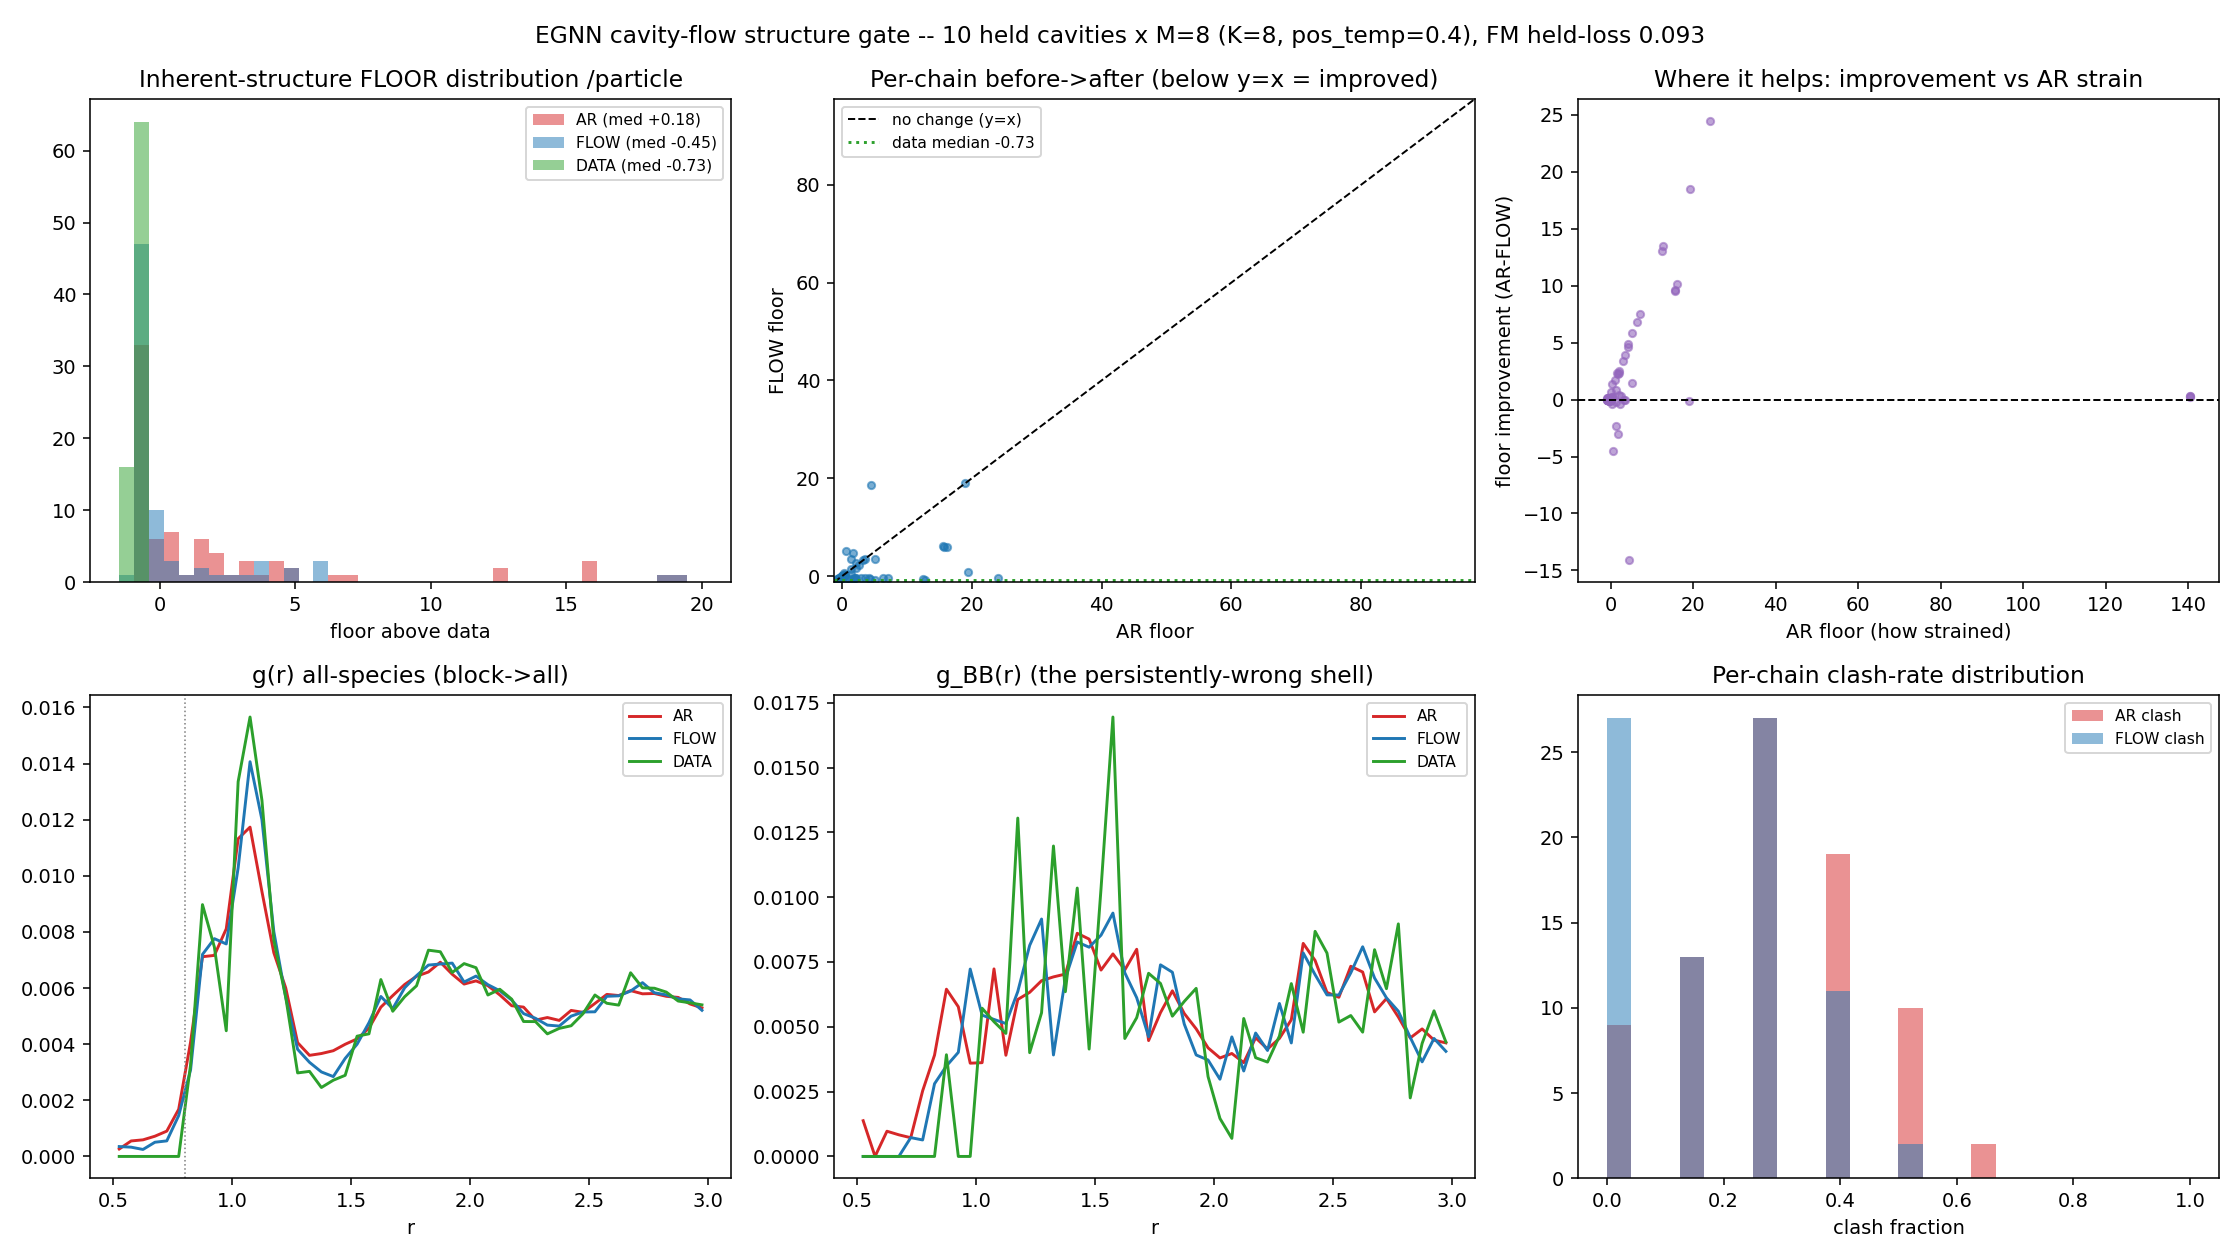

Generate this figure with Python:
"""TASK 6 structure-fix gate -- DISTRIBUTION version (per user directive: never judge by a single
number/median; plot the full distribution + structural statistics).

Collects the FULL per-(cavity,chain) population for AR / FLOW / DATA blocks and saves + plots:
  (1) inherent-structure FLOOR distribution (overlaid histograms) -- the make-or-break structural metric;
  (2) per-chain before->after floor scatter (x=AR floor, y=FLOW floor; below y=x = improved) -- shows the
      WHERE-IT-HELPS-vs-HURTS structure a median erases;
  (3) g(r) (all) and g_BB(r) curves for AR / FLOW / DATA -- peak location/height/shape;
  (4) clash-rate, cross-chain diversity, and raw dE distributions.
Held reference chains only (zero leakage), K=8, pos_temp=0.4. Saves the raw population to a .pt.
"""
import torch, numpy as np
import matplotlib
matplotlib.use("Agg")
import matplotlib.pyplot as plt
from liquid_coupling_flow.ka3d_ebm_batched import KA3DScaffoldEBMBatched
from liquid_coupling_flow.ka3d_cavity_egnn import CavityBlockFlow
from liquid_coupling_flow.ka3d_scaffold_ar import label_to_scaffold, fixed_ball_scaffold
from liquid_coupling_flow.ka3d_cavity_ar import _mic
from liquid_coupling_flow.ka3d_cavity_carve import carve
from liquid_coupling_flow.ka_energy import ka_energy

dev = "cuda"; RCTX = 2.5; BIGL = 100.0; K = 8; M = 8; POS_TEMP = 0.4; N_CAGE = 48; DUMMY_R = 50.0
FLOW_CKPT = "liquid_coupling_flow/artifacts/ka3d_cavity_egnn_flow_best.pt"


def fixed_size_cage(cage_x, sp_cage, centroid, n_cage):
    Mn, m = cage_x.shape[0], cage_x.shape[1]
    if m >= n_cage:
        idx = torch.topk((cage_x[0] - centroid).norm(dim=-1), n_cage, largest=False).indices
        return cage_x[:, idx], sp_cage[:, idx]
    pad = n_cage - m
    dpos = torch.tensor([DUMMY_R, 0., 0.], device=dev, dtype=cage_x.dtype)[None, None].expand(Mn, pad, 3)
    return torch.cat([cage_x, dpos], 1), torch.cat([sp_cage, torch.zeros(Mn, pad, dtype=sp_cage.dtype, device=dev)], 1)


def local_cage(cage_x, cage_s, centroid, rmax=5.0):
    keep = (cage_x[0] - centroid).norm(dim=-1) < rmax
    return cage_x[:, keep], cage_s[:, keep]


def block_E(xb, sb, cage_x, cage_s):
    allx = torch.cat([xb, cage_x], 1).double(); alls = torch.cat([sb, cage_s], 1)
    return ka_energy(allx, alls.long(), BIGL)


def lbfgs_floor(xb0, sb, cage_x, cage_s, iters=80):
    x = xb0.clone().detach().requires_grad_(True)
    opt = torch.optim.LBFGS([x], lr=0.3, max_iter=iters, line_search_fn="strong_wolfe", tolerance_grad=1e-6)

    def closure():
        opt.zero_grad(); e = block_E(x, sb, cage_x, cage_s).sum(); e.backward(); return e
    opt.step(closure)
    with torch.no_grad():
        return block_E(x, sb, cage_x, cage_s)                                   # [M]


def clash_per_chain(xb, cage_x, cut=0.8):
    Kk = xb.shape[1]; allx = torch.cat([xb, cage_x], 1)
    dm = torch.cdist(xb, allx); dm[:, torch.arange(Kk), torch.arange(Kk)] = 9.0
    return (dm.min(2).values < cut).float().mean(1).cpu().numpy()                # [M] per-chain clash frac


def rdf_accum(bx, bs, cage_x, cage_s, r_edges, spec=None):
    """Accumulate block-particle -> {block+cage} pair-distance counts (optionally same-species) into r_edges bins."""
    counts = np.zeros(len(r_edges) - 1)
    for m in range(bx.shape[0]):
        ax = torch.cat([bx[m], cage_x[m]]); asp = torch.cat([bs[m], cage_s[m]])
        src = bx[m] if spec is None else bx[m][bs[m] == spec]
        tgt = ax if spec is None else ax[asp == spec]
        if src.shape[0] == 0 or tgt.shape[0] == 0:
            continue
        d = torch.cdist(src, tgt); d = d[d > 1e-4].cpu().numpy()
        counts += np.histogram(d, bins=r_edges)[0]
    return counts


ck = torch.load(FLOW_CKPT, map_location=dev, weights_only=False); a = ck["args"]
flow = CavityBlockFlow(k=a["k"], n_cage=a["n_cage"], r_c=a.get("r_c", 2.5), hidden_nf=a["hidden_nf"],
                       n_layers=a["n_layers"], n_species=2, max_neighbors=a["max_neighbors"]).to(dev).double()
flow.load_state_dict(ck["state_dict"]); flow.eval()
print(f"flow step {ck['step']} held_fm {ck['held_loss']:.4f}", flush=True)
ar_ck = torch.load("liquid_coupling_flow/artifacts/ka3d_cavity_ebm3ax_rho115_best.pt", map_location=dev, weights_only=False)
ar = KA3DScaffoldEBMBatched(cat_bins=128, cat_range=2.5).to(dev)
ar.load_state_dict(ar_ck["state_dict"], strict=False); ar.eval(); ar.use_frame = False
d = torch.load("liquid_coupling_flow/artifacts/ka3d_dataset_N4096_T0.5_rho1.15.pt", map_location=dev, weights_only=False)
X, S, L = d["x"].to(dev).float(), d["s"].to(dev).long(), float(d["L"])
gen = torch.Generator(device=dev).manual_seed(0)

pop = {k: [] for k in ["fl_ar", "fl_flow", "fl_data", "dE_ar", "dE_flow", "cl_ar", "cl_flow"]}
div = {"ar": [], "flow": []}
r_edges = np.linspace(0.5, 3.0, 51); rc = 0.5 * (r_edges[:-1] + r_edges[1:])
gr = {f"{g}_{s}": np.zeros(len(rc)) for g in ("ar", "flow", "data") for s in ("all", "bb")}
ncav = 0
for ci in range(16):
    c = torch.rand(3, generator=gen, device=dev) * L; p = carve(X[ci], S[ci], c, 2.0, L)
    if p["n_in"] < K + 6:
        continue
    xo, so, _ = label_to_scaffold(_mic(p["x_in"], c, L), p["s_in"], 2.0)
    xout = _mic(p["x_out"], c, L); bm = xout.norm(dim=-1) < (2.0 + RCTX); bnd, sb = xout[bm], p["s_out"][bm]
    n = xo.shape[0]; anch = fixed_ball_scaffold(n, 2.0, dev); seed = int(torch.randint(n, (), generator=gen, device=dev))
    block_mask = torch.zeros(n, dtype=torch.bool, device=dev)
    block_mask[(anch - anch[seed]).norm(dim=-1).topk(K, largest=False).indices] = True
    xo_b = xo[None].expand(M, n, 3).contiguous(); so_b = so[None].expand(M, n).contiguous()
    xo_ar, so_ar, logq_ar = ar.sample_block_b(xo_b, so_b, block_mask, bnd, sb, 2.0, gen=gen, pos_temp=POS_TEMP)
    ar_blk = xo_ar[:, block_mask]; sp_blk = so_ar[:, block_mask]
    cage_full = torch.cat([bnd[None].expand(M, -1, -1), xo_ar[:, ~block_mask]], 1)
    cage_s_full = torch.cat([sb[None].expand(M, -1), so_ar[:, ~block_mask]], 1)
    centroid = xo[block_mask].mean(0)
    cage_en, cage_s_en = local_cage(cage_full, cage_s_full, centroid)
    cage_fix, cage_s_fix = fixed_size_cage(cage_full, cage_s_full, centroid, N_CAGE)
    flow_blk = flow.composed_logq(ar_blk.double(), logq_ar.double(), cage_fix.double(), sp_blk, cage_s_fix, R=2.0)[0].float()
    data_blk = xo[None, block_mask].expand(M, K, 3).contiguous(); data_s = so[None, block_mask].expand(M, K)
    Ed = block_E(data_blk, data_s, cage_en, cage_s_en).mean().item()
    pop["fl_ar"] += (((lbfgs_floor(ar_blk, sp_blk, cage_en, cage_s_en) - Ed) / K).cpu().tolist())
    pop["fl_flow"] += (((lbfgs_floor(flow_blk, sp_blk, cage_en, cage_s_en) - Ed) / K).cpu().tolist())
    pop["fl_data"] += (((lbfgs_floor(data_blk, data_s, cage_en, cage_s_en) - Ed) / K).cpu().tolist())
    pop["dE_ar"] += (((block_E(ar_blk, sp_blk, cage_en, cage_s_en) - Ed) / K).cpu().tolist())
    pop["dE_flow"] += (((block_E(flow_blk, sp_blk, cage_en, cage_s_en) - Ed) / K).cpu().tolist())
    pop["cl_ar"] += clash_per_chain(ar_blk, cage_en).tolist()
    pop["cl_flow"] += clash_per_chain(flow_blk, cage_en).tolist()

    def xdiv(bx):
        return [float((torch.cdist(bx[i], bx[j]).min(1).values < 0.3).float().mean()) for i in range(M) for j in range(i + 1, M)]
    div["ar"] += xdiv(ar_blk); div["flow"] += xdiv(flow_blk)
    for tag, bx, bs in (("ar", ar_blk, sp_blk), ("flow", flow_blk, sp_blk), ("data", data_blk, data_s)):
        gr[f"{tag}_all"] += rdf_accum(bx, bs, cage_en, cage_s_en, r_edges, None)
        gr[f"{tag}_bb"] += rdf_accum(bx, bs, cage_en, cage_s_en, r_edges, 1)
    ncav += 1
    print(f"  cav {ncav} done (pop so far {len(pop['fl_ar'])})", flush=True)
    if ncav >= 10:
        break

torch.save({"pop": pop, "div": div, "gr": gr, "rc": rc, "ncav": ncav, "K": K, "pos_temp": POS_TEMP},
           "liquid_coupling_flow/artifacts/gate_structure_pop.pt")

# ---- PLOTS ----
fig, ax = plt.subplots(2, 3, figsize=(16, 9))
fa, ff, fd = np.array(pop["fl_ar"]), np.array(pop["fl_flow"]), np.array(pop["fl_data"])
b = np.linspace(min(fa.min(), ff.min(), fd.min()) - 0.5, np.percentile(np.r_[fa, ff], 95) + 1, 40)
ax[0, 0].hist(fa, b, alpha=0.5, label=f"AR (med {np.median(fa):+.2f})", color="tab:red")
ax[0, 0].hist(ff, b, alpha=0.5, label=f"FLOW (med {np.median(ff):+.2f})", color="tab:blue")
ax[0, 0].hist(fd, b, alpha=0.5, label=f"DATA (med {np.median(fd):+.2f})", color="tab:green")
ax[0, 0].set_title("Inherent-structure FLOOR distribution /particle"); ax[0, 0].set_xlabel("floor above data"); ax[0, 0].legend(fontsize=8)

ax[0, 1].scatter(fa, ff, s=14, alpha=0.6)
lim = [min(fa.min(), ff.min()) - 0.3, max(np.percentile(fa, 97), np.percentile(ff, 97)) + 0.3]
ax[0, 1].plot(lim, lim, "k--", lw=1, label="no change (y=x)")
ax[0, 1].axhline(np.median(fd), color="tab:green", ls=":", label=f"data median {np.median(fd):+.2f}")
ax[0, 1].set_xlim(lim); ax[0, 1].set_ylim(lim); ax[0, 1].set_xlabel("AR floor"); ax[0, 1].set_ylabel("FLOW floor")
ax[0, 1].set_title("Per-chain before->after (below y=x = improved)"); ax[0, 1].legend(fontsize=8)

impr = fa - ff
ax[0, 2].scatter(fa, impr, s=14, alpha=0.6, color="tab:purple"); ax[0, 2].axhline(0, color="k", ls="--", lw=1)
ax[0, 2].set_xlabel("AR floor (how strained)"); ax[0, 2].set_ylabel("floor improvement (AR-FLOW)")
ax[0, 2].set_title("Where it helps: improvement vs AR strain")

for key, c_, lab in (("ar", "tab:red", "AR"), ("flow", "tab:blue", "FLOW"), ("data", "tab:green", "DATA")):
    norm = gr[f"{key}_all"] / max(gr[f"{key}_all"].sum(), 1)
    ax[1, 0].plot(rc, norm / (rc ** 2), c_, label=lab)
    nbb = gr[f"{key}_bb"] / max(gr[f"{key}_bb"].sum(), 1)
    ax[1, 1].plot(rc, nbb / (rc ** 2), c_, label=lab)
ax[1, 0].set_title("g(r) all-species (block->all)"); ax[1, 0].set_xlabel("r"); ax[1, 0].legend(fontsize=8); ax[1, 0].axvline(0.8, color="gray", ls=":", lw=0.8)
ax[1, 1].set_title("g_BB(r) (the persistently-wrong shell)"); ax[1, 1].set_xlabel("r"); ax[1, 1].legend(fontsize=8)

ax[1, 2].hist(pop["cl_ar"], np.linspace(0, 1, 25), alpha=0.5, label="AR clash", color="tab:red")
ax[1, 2].hist(pop["cl_flow"], np.linspace(0, 1, 25), alpha=0.5, label="FLOW clash", color="tab:blue")
ax[1, 2].set_title("Per-chain clash-rate distribution"); ax[1, 2].set_xlabel("clash fraction"); ax[1, 2].legend(fontsize=8)
fig.suptitle(f"EGNN cavity-flow structure gate -- {ncav} held cavities x M={M} (K={K}, pos_temp={POS_TEMP}), FM held-loss {ck['held_loss']:.3f}", fontsize=12)
fig.tight_layout()
out = "reports/logs-2026-07-12/gate_structure_dist.png"; fig.savefig(out, dpi=140)
print(f"\nsaved plot: {out}", flush=True)
print(f"floor: AR med {np.median(fa):+.2f} [{np.percentile(fa,25):+.2f},{np.percentile(fa,75):+.2f}]  "
      f"FLOW med {np.median(ff):+.2f} [{np.percentile(ff,25):+.2f},{np.percentile(ff,75):+.2f}]  "
      f"DATA med {np.median(fd):+.2f}", flush=True)
print(f"frac chains FLOW floor within 0.5 of data: {np.mean(ff < np.median(fd) + 0.5):.2f} (AR: {np.mean(fa < np.median(fd) + 0.5):.2f})", flush=True)
print(f"frac chains FLOW improved over AR (impr>0.2): {np.mean(impr > 0.2):.2f}  worsened (impr<-0.2): {np.mean(impr < -0.2):.2f}", flush=True)
print("DONE", flush=True)
